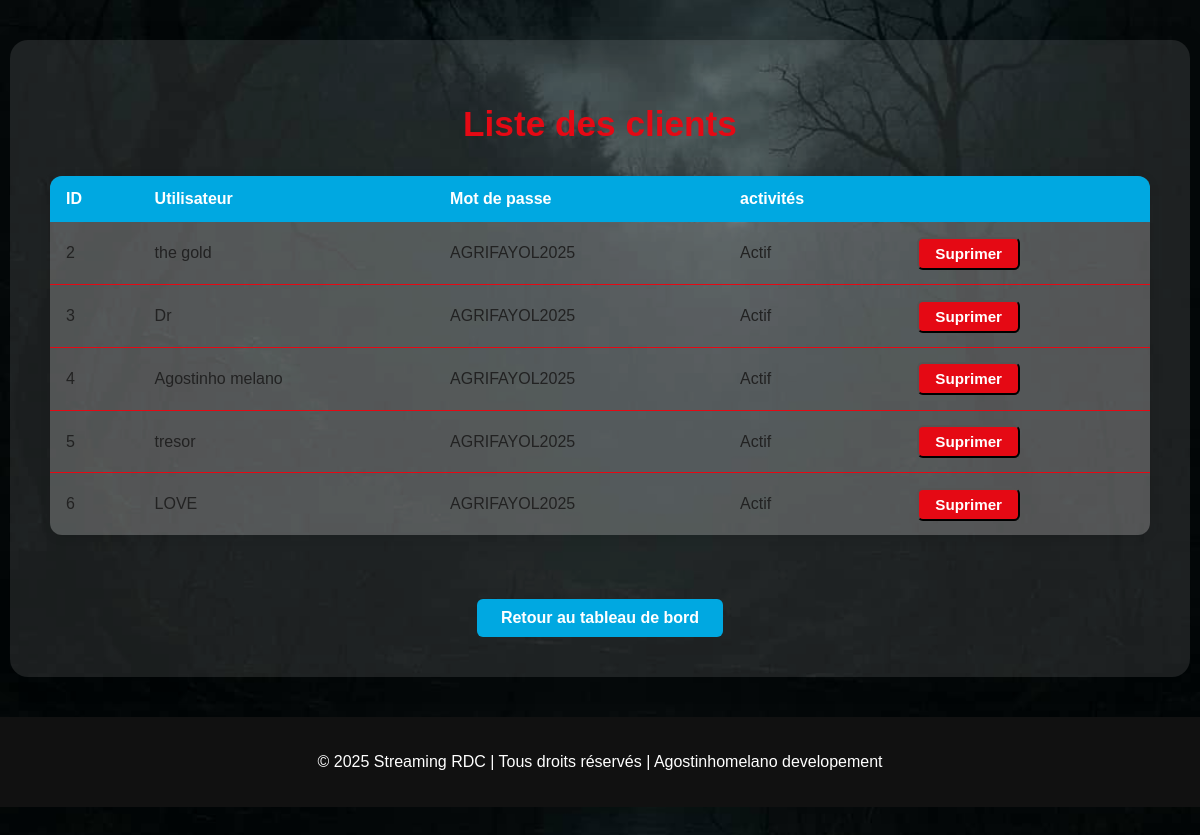
/admin/utilisateurs, run on an earlier commit of the app's database.
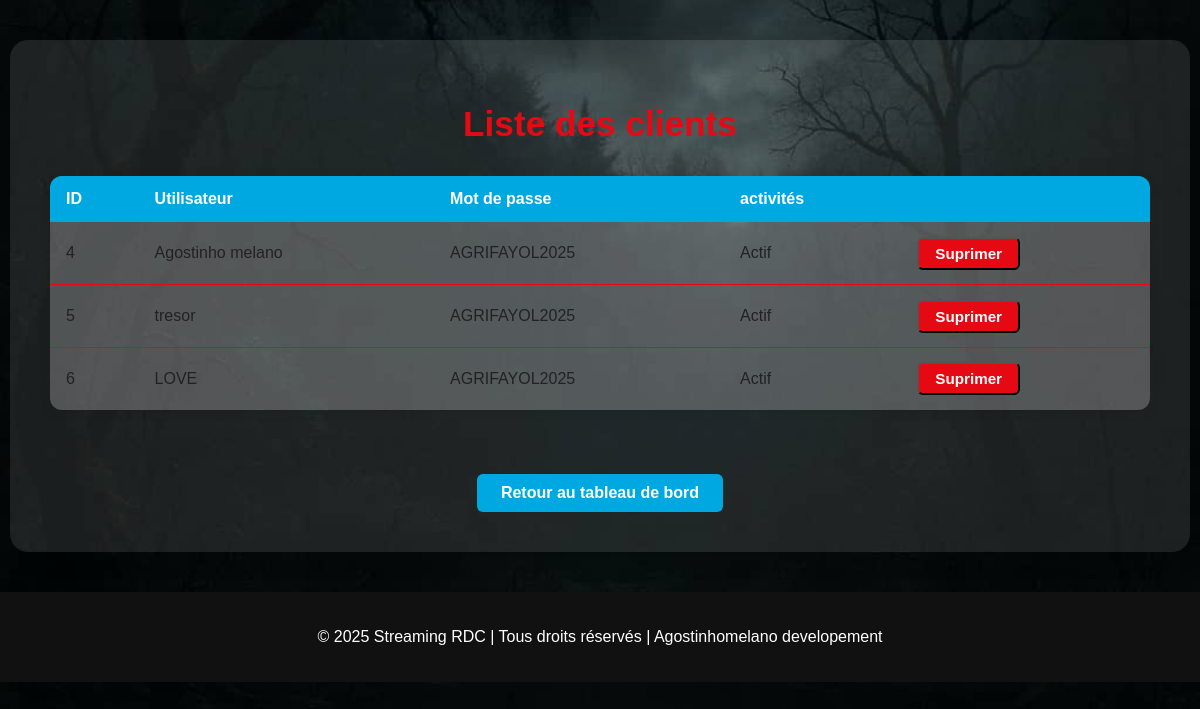
And on a later commit of the database.
### app.py (models this page shows, shortened)
class Utilisateurs(db.Model):#creation d'une table dans la db model represente une table dans la db c'est une class, ici elle herite de sqlalchemy pour fontionner
    id= db.Column(db.Integer,primary_key=True)# numero unique de chaque utilisateur
    nom=db.Column(db.String(30),nullable=False)
    mdp=db.Column(db.String(200),nullable=False)

### app.py (the view)
@app.route("/admin/utilisateurs")
def list_users():
    users=Utilisateurs.query.all()
    return render_template("admin/list_users.html",users=users)

### templates/admin/list_users.html (shortened to what this page needs)
<!DOCTYPE html>
<html lang="fr">
<head>
  <link rel="stylesheet" href="{{ url_for('static', filename='css/admin.css') }}">
</head>
<body>
  <div class="admin-container">
    <h1>Liste des clients</h1>
    <table class="admin-table">
      <thead>
        <tr>
          <th>ID</th>
          <th>Utilisateur</th>
          <th>Mot de passe</th>
          <th>activités</th>
          <th></th>
        </tr>
      </thead>
      <tbody>
        {% for user in users %}
        <tr>
          <td>{{ user.id }}</td>
          <td>{{ user.nom }}</td>
          <td>{{ user.mdp }}</td>
          <td>Actif</td>
          <td>
            <form action="{{url_for('supprimer_utilisateur',id=user.id)}}" method="post" class="delete-form">
                <button type="submit" class="btn-admin">Suprimer</button>
            </form>
          </td>
        </tr>
        {% endfor %}
      </tbody>
    </table>
    <a href="{{ url_for('accueil_admin') }}" class="btn-retour">Retour au tableau de bord</a>
  </div>
  <footer>
    <p>© 2025 Streaming RDC | Tous droits réservés | Agostinhomelano developement</p>
  </footer>
</body>
</html>

What changed in the data, as far as the page shows it:
removed Utilisateurs: id "2", nom "the gold", mdp "AGRIFAYOL2025"
removed Utilisateurs: id "3", nom "Dr", mdp "AGRIFAYOL2025"
